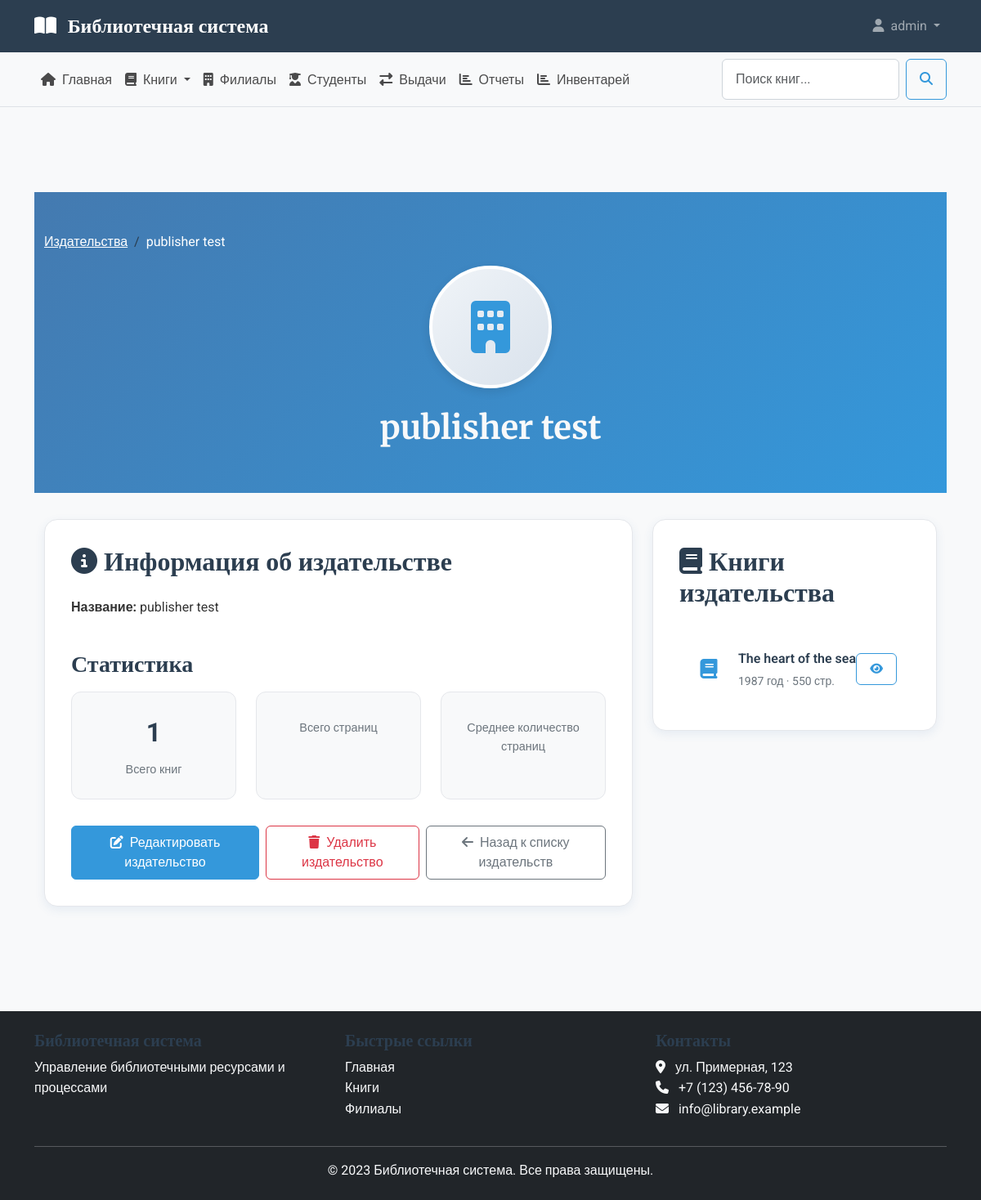
The app's page /publishers/1/ (signed in) with its own data.
### library_app/models.py (models this page shows, shortened)
class Publisher(models.Model):
    name = models.CharField(_('название'), max_length=200, unique=True)
    address = models.TextField(_('адрес'), blank=True, null=True)
    class Meta:
        verbose_name = _('издательство')
        verbose_name_plural = _('издательства')
        ordering = ['name']

class Book(models.Model):
    title = models.CharField(_('название'), max_length=300)
    authors = models.ManyToManyField(Author, verbose_name=_('авторы'), related_name='books')
    isbn = models.CharField(max_length=20, null=True, blank=True)
    publisher = models.ForeignKey(
        Publisher,
        verbose_name=_('издательство'),
        on_delete=models.SET_NULL,
        null=True,
        blank=True
    )
    publication_year = models.PositiveIntegerField(
        _('год издания'),
        null=True,
        blank=True,
        help_text=_('Год издания книги')
    )
    page_count = models.PositiveIntegerField(
        _('количество страниц'),
        default=1,
        help_text=_('Общее количество страниц в книге')
    )
    illustration_count = models.PositiveIntegerField(
        _('количество иллюстраций'),
        default=0,
        help_text=_('Количество иллюстраций в книге')
    )
    price = models.DecimalField(
        _('стоимость'),
        max_digits=10,
        decimal_places=2,
        default=0.00,
        help_text=_('Стоимость книги в рублях')
    )
    created_at = models.DateTimeField(_('дата создания'), auto_now_add=True)
    updated_at = models.DateTimeField(_('дата обновления'), auto_now=True)
    class Meta:
        verbose_name = _('книга')
        verbose_name_plural = _('книги')
        ordering = ['title']
        indexes = [
            models.Index(fields=['title']),
            models.Index(fields=['publication_year']),
        ]

### library_app/views.py (the view)
# urls.py: path('publishers/<int:pk>/', PublisherDetailView.as_view(), name='publisher_detail'),
class PublisherDetailView(LoginRequiredMixin, DetailView):
    model = Publisher
    template_name = 'library_app/publishers/publisher_detail.html'
    context_object_name = 'publisher'
    def get_context_data(self, **kwargs):
        context = super().get_context_data(**kwargs)
        context['title'] = f'Издательство: {self.object.name}'
        context['books'] = self.object.book_set.all().select_related('publisher')
        return context

### library_app/templates/library_app/publishers/publisher_detail.html (shortened to what this page needs)
{% extends 'library_app/base.html' %}
{% load static %}
{% block content %}
<section class="publisher-header">
    <div class="container text-center">
        <nav aria-label="breadcrumb" class="justify-content-center">
            <ol class="breadcrumb">
                <li class="breadcrumb-item"><a href="{% url 'publisher_list' %}" class="text-white">Издательства</a></li>
                <li class="breadcrumb-item active text-white" aria-current="page">{{ publisher.name }}</li>
            </ol>
        </nav>
        <div class="publisher-icon-large">
            <i class="fas fa-building"></i>
        </div>
        <h1 class="publishers-title text-light">{{ publisher.name }}</h1>
    </div>
</section>
<div class="container">
    <div class="row">
        <div class="col-lg-8">
            <div class="info-card">
                <h2 class="mb-4"><i class="fas fa-info-circle me-2"></i>Информация об издательстве</h2>
                <div class="row mb-4">
                    <div class="col-md-12">
                        <p><strong>Название:</strong> {{ publisher.name }}</p>
                    </div>
                </div>
                <h3 class="mb-3">Статистика</h3>
                <div class="stats-grid">
                    <div class="stat-card">
                        <div class="stat-number">{{ publisher.book_set.count }}</div>
                        <div class="stat-label">Всего книг</div>
                    </div>
                    <div class="stat-card">
                        <div class="stat-label">Всего страниц</div>
                    </div>
                    <div class="stat-card">
                        <div class="stat-label">Среднее количество страниц</div>
                    </div>
                </div>
                <div class="action-buttons">
                    {% if user.is_staff %}
                    <a href="{% url 'publisher_edit' publisher.pk %}" class="btn btn-primary">
                        <i class="fas fa-edit me-2"></i>Редактировать издательство
                    </a>
                    <a href="{% url 'publisher_delete' publisher.pk %}" class="btn btn-outline-danger">
                        <i class="fas fa-trash me-2"></i>Удалить издательство
                    </a>
                    {% endif %}
                    <a href="{% url 'publisher_list' %}" class="btn btn-outline-secondary ms-auto">
                        <i class="fas fa-arrow-left me-2"></i>Назад к списку издательств
                    </a>
                </div>
            </div>
        </div>
        <div class="col-lg-4">
            <div class="info-card">
                <h2 class="mb-4"><i class="fas fa-book me-2"></i>Книги издательства</h2>
                {% if publisher.book_set.all %}
                <div class="books-section">
                    {% for book in publisher.book_set.all|slice:":10" %}
                    <div class="book-item">
                        <div class="book-icon">
                            <i class="fas fa-book"></i>
                        </div>
                        <div class="book-info">
                            <div class="book-title">{{ book.title }}</div>
                            <div class="book-meta">
                                {{ book.publication_year }} год · {{ book.page_count }} стр.
                            </div>
                        </div>
                        <a href="{% url 'book_detail' book.pk %}" class="btn btn-sm btn-outline-primary">
                            <i class="fas fa-eye"></i>
                        </a>
                    </div>
                    {% endfor %}
                </div>
                {% else %}
                <div class="text-center py-4">
                    <i class="fas fa-book-open fa-2x text-muted mb-3"></i>
                    <p class="text-muted">У издательства пока нет книг в системе</p>
                </div>
                {% endif %}
            </div>
        </div>
    </div>
</div>
{% endblock %}

### library_app/templates/library_app/includes/header.html (shortened to what this page needs)
<header class="main-header">
    <nav class="navbar navbar-expand-lg navbar-dark bg-primary">
        <div class="container">
            <a class="navbar-brand" href="{% url 'home' %}">
                <i class="fas fa-book-open me-2"></i>
                Библиотечная система
            </a>
            <div class="collapse navbar-collapse" id="mainNavbar">
                <ul class="navbar-nav ms-auto">
                    {% if user.is_authenticated %}
                    <li class="nav-item dropdown">
                        <a class="nav-link dropdown-toggle" href="#" id="userDropdown" role="button" data-bs-toggle="dropdown">
                            <i class="fas fa-user me-1"></i> {{ user.username }}
                        </a>
                    </li>
                    {% endif %}
                </ul>
            </div>
        </div>
    </nav>
</header>

### library_app/static/library_app/css/style.css (style rules this page uses)
:root { --primary-color: #2c3e50; --secondary-color: #3498db; --accent-color: #e74c3c; --light-color: #ecf0f1; --dark-color: #2c3e50; --success-color: #27ae60; --warning-color: #f39c12; --danger-color: #e74c3c; --info-color: #3498db; }
body { font-family: 'Roboto', sans-serif; background-color: #f8f9fa; color: #333; line-height: 1.6; }
h1, h2, h3, h4, h5, h6 { font-family: 'Merriweather', serif; font-weight: 700; color: var(--primary-color); }
.main-header .navbar-brand { font-family: 'Merriweather', serif; font-weight: 700; font-size: 1.5rem; }
.btn { border-radius: 0.375rem; font-weight: 500; padding: 0.5rem 1rem; transition: all 0.3s; }
.btn-primary { background-color: var(--secondary-color); border-color: var(--secondary-color); }
.btn-outline-primary { color: var(--secondary-color); border-color: var(--secondary-color); }
.bg-primary { background-color: var(--primary-color) !important; }
.stat-card { text-align: center; padding: 1.5rem; }
.stat-card .stat-number { font-size: 2rem; font-weight: 700; color: var(--primary-color); }
.stat-card .stat-label { color: #6c757d; font-weight: 500; }

### library_app/templates/library_app/publishers/publisher_detail.html (style rules this page uses)
.publisher-header { background: linear-gradient(135deg, #447ab0 0%, #3498db 100%); padding: 3rem 0; color: white; margin-bottom: 2rem; }
.publisher-icon-large { height: 150px; width: 150px; background: linear-gradient(135deg, #f0f4f8 0%, #d9e2ec 100%); border-radius: 50%; display: flex; align-items: center; justify-content: center; margin: 0 auto 1.5rem; color: var(--secondary-color); font-size: 4rem; border: 4px solid white; box-shadow: 0 4px 12px rgba(0, 0, 0, 0.1); }
.info-card { background: white; border-radius: 1rem; padding: 2rem; border: 1px solid #e5e7eb; margin-bottom: 2rem; box-shadow: 0 4px 12px rgba(68, 122, 176, 0.1); }
.stats-grid { display: grid; grid-template-columns: repeat(auto-fit, minmax(200px, 1fr)); gap: 1.5rem; margin-bottom: 2rem; }
.stat-card { background: #f8f9fa; padding: 1.5rem; border-radius: 0.75rem; text-align: center; border: 1px solid #e5e7eb; }
.stat-number { font-size: 2rem; font-weight: 700; color: var(--primary-color); margin-bottom: 0.5rem; }
.stat-label { color: #6c757d; font-size: 0.9rem; }
.books-section { margin-top: 2rem; }
.book-item { display: flex; align-items: center; padding: 1rem; border-bottom: 1px solid #e5e7eb; transition: background-color 0.2s; }
.book-item:last-child { border-bottom: none; }
.book-icon { font-size: 1.5rem; color: var(--secondary-color); margin-right: 1rem; width: 40px; text-align: center; }
.book-info { flex-grow: 1; }
.book-title { font-weight: 600; color: var(--primary-color); margin-bottom: 0.25rem; }
.book-meta { color: #6c757d; font-size: 0.875rem; }
.action-buttons { display: flex; gap: 0.5rem; margin-top: 2rem; }

### records on screen
Publisher: name "publisher test", book_set.count "1"
Book: title "The heart of the sea", publication_year "1987", page_count "550"

### other values on screen
{{ user.username }} "admin"
